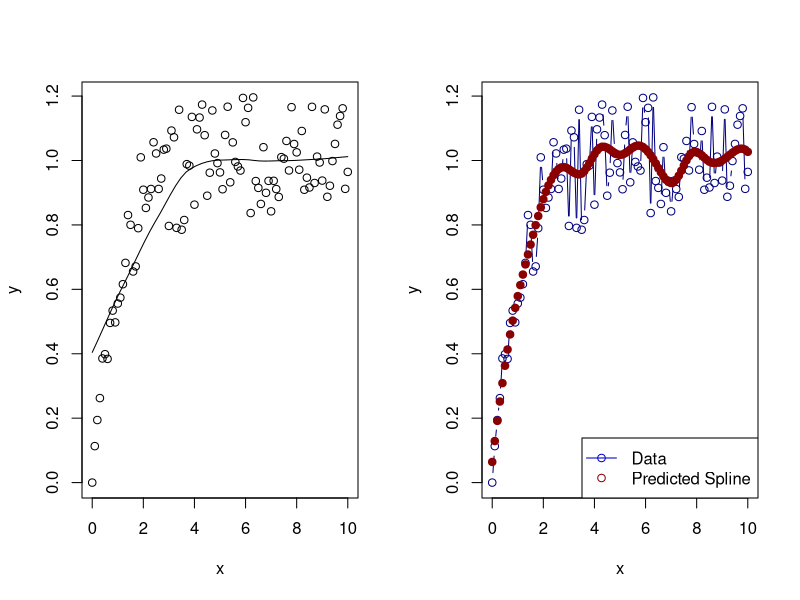
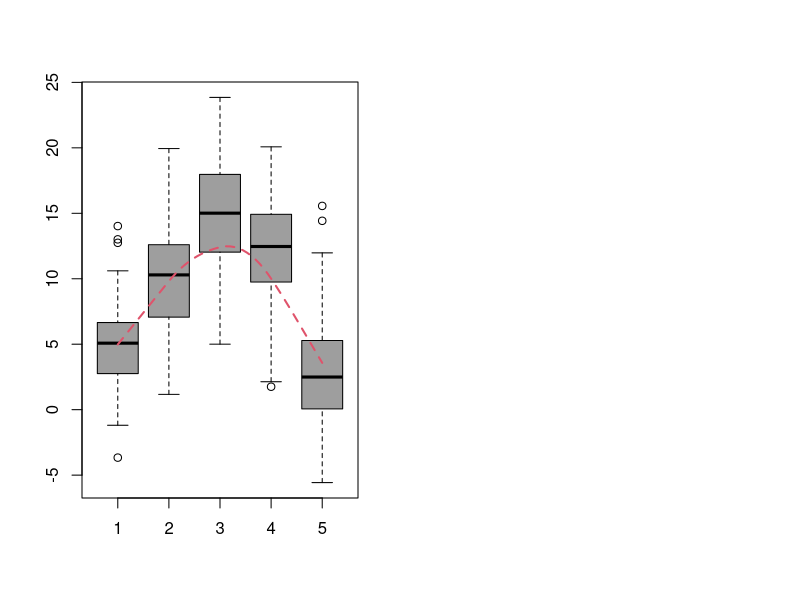

The R source for these figures, in order:
###################################################
### Spline Plotting Examples
###################################################
x <- seq(0,10, by=0.1)
r <- 5
h <- 6
k <- 5
mix <- runif(101, 0.8, 1.2)
M   <- matrix(0, length(x), r)

for ( n in 1:r ) {
	M[,n] <- (1 - exp(-x * n)) * sample(mix, 101, replace=TRUE)
}

#####################################
# Other functions to use
#####################################
#y= 1-exp(-x*n)
#y= 1+exp(-x*n)
#y= (-(x-h)^2+(k))
#y= (-(x-h)^3+(k))

y <- M[,1]
par(mfrow=c(1, 2))
scatter.smooth(x, y)

#####################################
# Calculate the spline data
#####################################
spl.data <- smooth.spline(x, y, nknots=15)
plot(x, y, "b", col="navy")
points(spl.data, pch=19, bg="dark red", col="dark red")
legend("bottomright", legend=c("Data", "Predicted Spline"), lty=c(1,0), pch=c(1,1), col=c("blue3", "dark red"))

#####################################
# Extrapolate data from 0:5 using spline function
#####################################
#plot(predict(spl.data, 0:5), type='l')




##############
	# newer example
########################
plotLOESS <- function(x, y, add=FALSE, ...) {
	FUN <- if ( add ) points else plot 
	try(FUN(loess.smooth(x, y), type="l",...))
}

y <- sapply(c(5,10,15,12,3), function(x) rnorm(100, x, 4))
boxplot(y, col=8)
plotLOESS(rep(1:ncol(y),each=nrow(y)), y, add=TRUE, col=2, lty=2, lwd=2)






